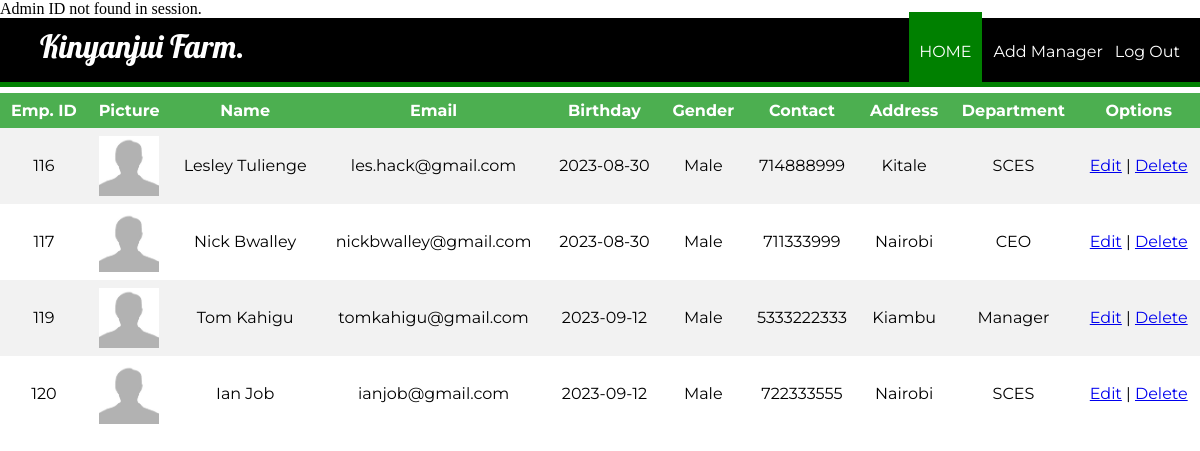
/Admin/viewManager.php, run on the app's committed database.
### tables this page shows
CREATE TABLE `manager` (
  `id` int(11) NOT NULL,
  `firstName` varchar(100) NOT NULL,
  `lastName` varchar(100) NOT NULL,
  `email` varchar(100) NOT NULL,
  `password` text NOT NULL,
  `birthday` date NOT NULL,
  `gender` varchar(10) NOT NULL,
  `contact` varchar(20) NOT NULL,
  `nid` int(20) NOT NULL,
  `address` varchar(100) DEFAULT NULL,
  `dept` varchar(100) NOT NULL,
  `degree` varchar(100) NOT NULL,
  `pic` text NOT NULL
);

### Admin/viewManager.php (the view, shortened to what this page needs)
<?php
require_once ('process/dbh.php');
$sql = "SELECT * from `manager` WHERE manager.id = id";
$result = mysqli_query($conn, $sql);
$id = (isset($_GET['id']) ? $_GET['id'] : '');
?>
<html>
<head>
	<link rel="stylesheet" type="text/css" href="../stylescss/employee_view_style.css">
</head>
<body>
	<header>
		<nav>
			<h1>Kinyanjui Farm.</h1>
			<ul id="navli">
				<li><a class="homered" href="adminHome.php?id=<?php echo $id ?>">HOME</a></li>
				<li><a class="homeblack" href="addManager.php?id=<?php echo $id ?>">Add Manager</a></li>
				<li><a class="homeblack" href="admin.html">Log Out</a></li>
			</ul>
		</nav>
	</header>
	<div class="divider"></div>
		<table>
			<tr>
				<th align = "center">Emp. ID</th>
				<th align = "center">Picture</th>
				<th align = "center">Name</th>
				<th align = "center">Email</th>
				<th align = "center">Birthday</th>
				<th align = "center">Gender</th>
				<th align = "center">Contact</th>
				<th align = "center">Address</th>
				<th align = "center">Department</th>
				<th align = "center">Options</th>
			</tr>
			<?php
				while ($manager = mysqli_fetch_assoc($result)) {
					echo "<tr>";
					echo "<td>".$manager['id']."</td>";
					echo "<td><img src='process/".$manager['pic']."' height = 60px width = 60px></td>";
					echo "<td>".$manager['firstName']." ".$manager['lastName']."</td>";
					echo "<td>".$manager['email']."</td>";
					echo "<td>".$manager['birthday']."</td>";
					echo "<td>".$manager['gender']."</td>";
					echo "<td>".$manager['contact']."</td>";
					echo "<td>".$manager['address']."</td>";
					echo "<td>".$manager['dept']."</td>";
					echo "<td><a href=\"edit.php?id=$manager[id]\">Edit</a> | <a href=\"deleteman.php?id=$manager[id]\" onClick=\"return confirm('Are you sure you want to delete?')\">Delete</a></td>";
				}
			?>
		</table>
</body>
</html>

### stylescss/employee_view_style.css (style rules this page uses)
body { margin: 0px; }
header { background: black; color: white; padding: 8px 20px 6px 40px; height: 50px; }
header h1 { display: inline; font-family: "Lobster", cursive; font-weight: 400; font-size: 32px; float: left; margin-top: 0px; margin-right: 10px; }
nav ul { display: inline; padding: 0px; float: right; }
nav ul li { display: inline-block; list-style-type: none; color: white; float: left; margin-left: 12px; }
nav ul li a { color: white; text-decoration: none; }
#navli { font-family: "Montserrat", sans-serif; }
.homered { background-color: green; padding: 30px 10px 22px 10px; }
.divider { background-color: green; height: 5px; }
table { margin: 0px; border-collapse: collapse; width: 100%; font-family: "Montserrat", sans-serif; }
th, td { text-align: center; padding: 8px; }
tr:nth-child(even) { background-color: #f2f2f2; }
th { background-color: #4caf50; color: white; }

### data on the page
manager: id "116", pic (picture), firstName "Lesley", lastName "Tulienge", email "les.hack@gmail.com", birthday "2023-08-30", gender "Male", contact "714888999", address "Kitale", dept "SCES"
manager: id "117", pic (picture), firstName "Nick", lastName "Bwalley", email "nickbwalley@gmail.com", birthday "2023-08-30", gender "Male", contact "711333999", address "Nairobi", dept "CEO"
manager: id "119", pic (picture), firstName "Tom", lastName "Kahigu", email "tomkahigu@gmail.com", birthday "2023-09-12", gender "Male", contact "5333222333", address "Kiambu", dept "Manager"
manager: id "120", pic (picture), firstName "Ian", lastName "Job", email "ianjob@gmail.com", birthday "2023-09-12", gender "Male", contact "722333555", address "Nairobi", dept "SCES"
